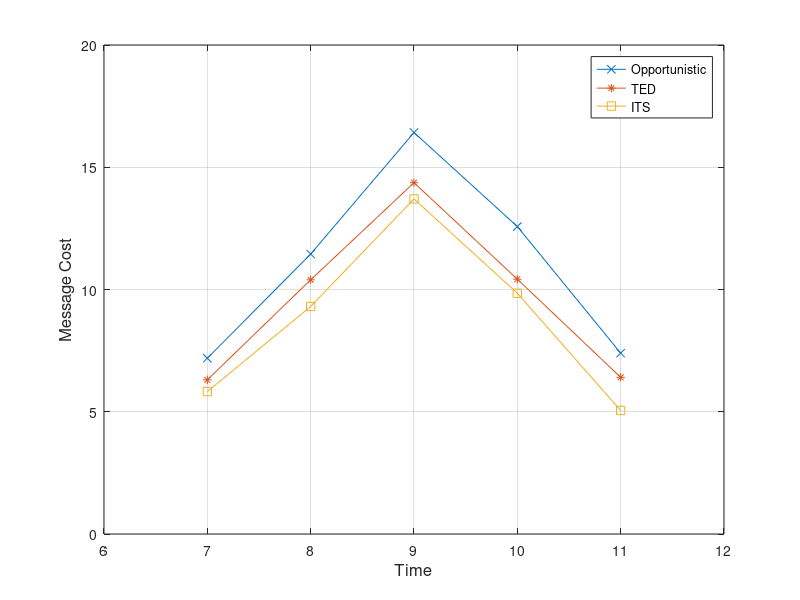

MATLAB code to generate this figure:
x=[7 8 9 10 11]
y=[7.1887 11.4499 16.4206 12.5746 7.3989 ]
y1=[6.3054 10.3953 14.3689 10.4219 6.4079]
y2=[5.8256 9.306 13.705 9.8464 5.0523]
plot(x, y, '-x', x, y1, '-*', x, y2, '-s')
axis([6 12 0 20])
xlabel('Time', 'fontsize',12)
ylabel('Message Cost','fontsize',12)
legend('Opportunistic', 'TED', 'ITS')
grid on
%set(h, 'Box', 'on')
